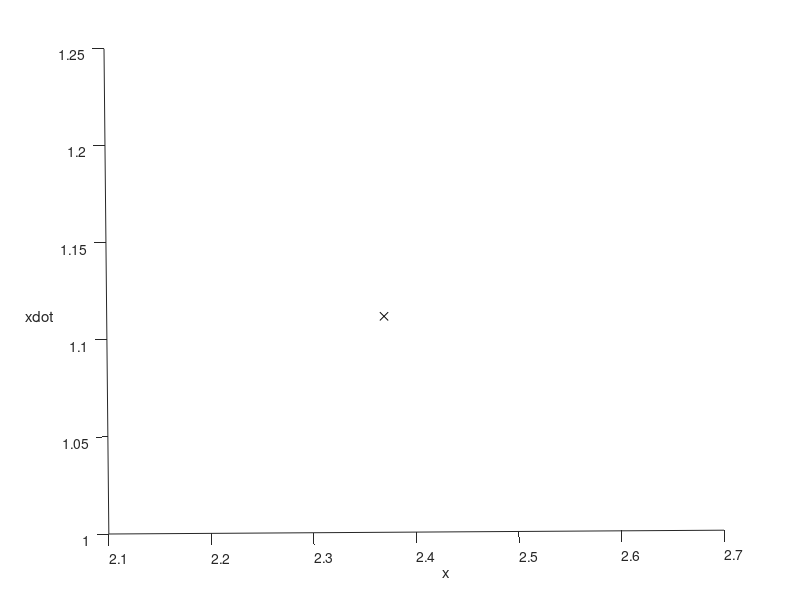

Write the MATLAB code that produced this figure. (Note: this script raises an error after producing the figure.)
% script RR_Sim_Duffing
% A simple RK4 simulation of the Duffing oscillator.
%% Renaissance Repository, https://github.com/tbewley/RR (Renaissance Robotics, Chapter 7)
%% Copyright 2024 by Thomas Bewley, published under BSD 3-Clause License.

clear, close all, T=200; h=0.05; x=5*rand(2,1);              % Set up simulation
plot3(x(1),x(2),0,'kx'); view([-0.45 90]); hold on           % Set up plot
xlabel('x'), ylabel('xdot')
for t=0:h:T
   k1=RHS(x,t); k2=RHS(x+h*k1/2,t+h/2); k3=RHS(x+h*k2/2,t+h/2); k4=RHS(x+h*k3,t+h);
   xnew=x+h*(k1/6+k2/3+k3/3+k4/6);
   plot3([xnew(1) x(1)],[xnew(2) x(2)],[t-h,t]); axis([-4.5 4.5 -6 6 t-10 t])
   x=xnew; pause(0.001);
end
%%%%%%%%
function k=RHS(x,t) % Note: the "non-autonomous" Duffing RHS depends explicitly on t.
alpha=-1; beta=0.25; delta=0.1; gamma=2.5; omega=2;  % Define constants for Duffing
k=[x(2); -delta*x(2)-alpha*x(1)-beta*(x(1))^3-gamma*cos(omega*t)];
end
